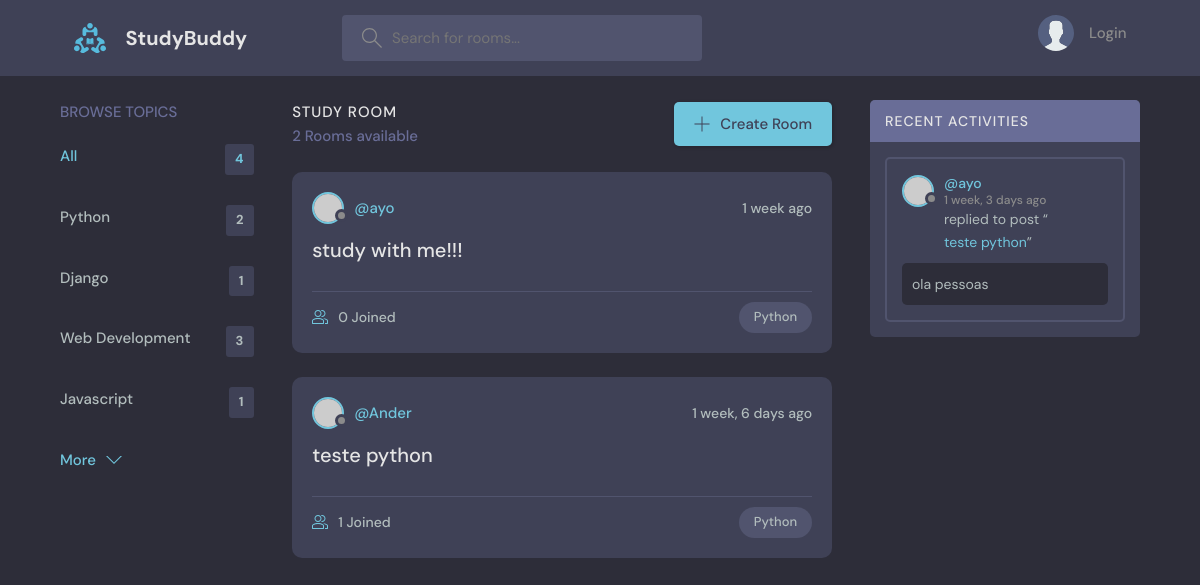
Page /?q=Python on the earlier database version.
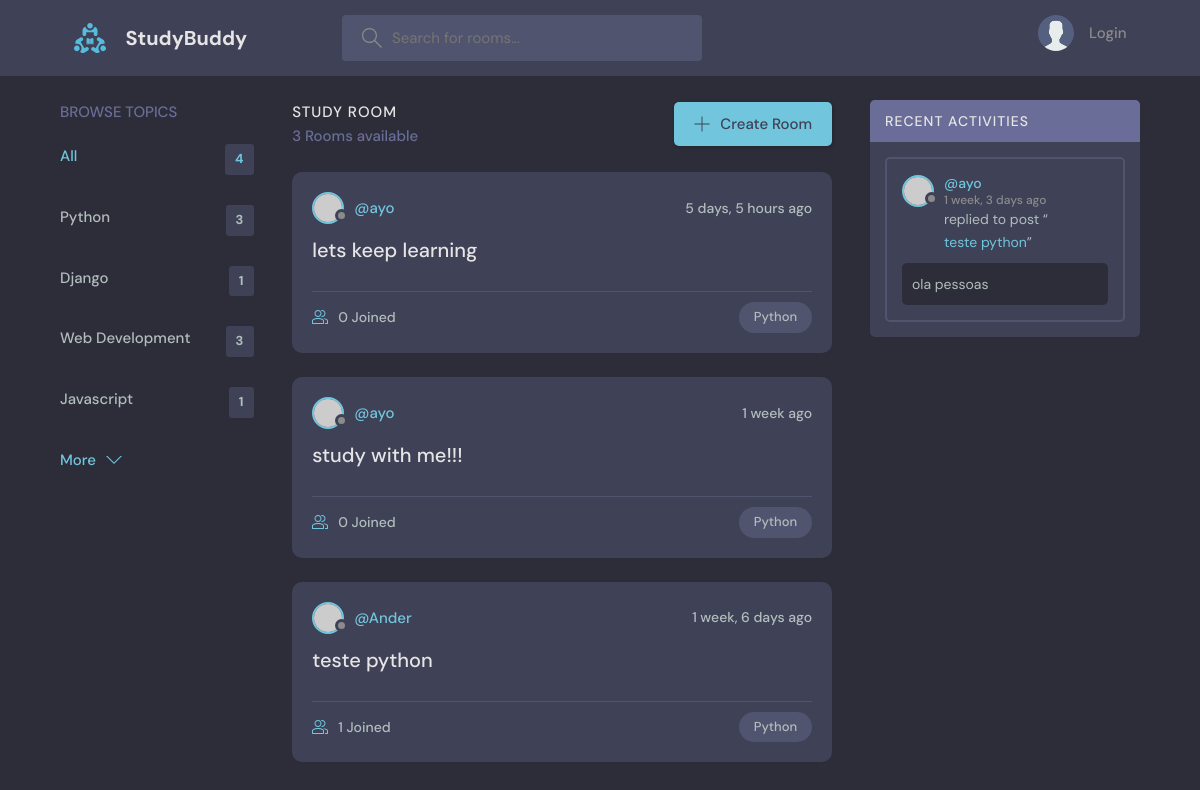
Same page on the later database version.
### base/models.py (models this page shows, shortened)
class Topic(models.Model):
    name = models.CharField(max_length=200)

class Room(models.Model):
    host = models.ForeignKey(User, on_delete=models.SET_NULL, null=True)
    topic = models.ForeignKey(Topic, on_delete=models.SET_NULL, null=True)
    name = models.CharField(max_length=200)
    description = models.TextField(null=True, blank=True)
    participants = models.ManyToManyField(User, related_name='participants', blank=True)
    update = models.DateTimeField(auto_now=True)
    created = models.DateTimeField(auto_now_add=True)
    class Meta:
        ordering = ['-update', '-created']
    def __str__(self):
        return self.name

class Message(models.Model):
    user = models.ForeignKey(User,on_delete=models.CASCADE)
    room = models.ForeignKey(Room, on_delete=models.CASCADE)
    body = models.TextField()
    update = models.DateTimeField(auto_now=True)
    created = models.DateTimeField(auto_now_add=True)
    class Meta:
        ordering = ['-update', '-created']

### base/views.py (the view)
# urls.py: path('', views.home, name="home"),
def home(request):
    q = request.GET.get('q') if request.GET.get('q') != None else ''
    rooms = Room.objects.filter(
        Q(topic__name__icontains=q) |
        Q(name__icontains=q) |
        Q(description__icontains=q)
        )
    topics = Topic.objects.all()
    room_count =  rooms.count()
    room_messages = Message.objects.filter(Q(room__topic__name__icontains=q))
    context = {'rooms': rooms,'topics': topics,'room_count': room_count,
               'room_messages': room_messages}
    return render(request, 'base/home.html', context)

### base/templates/base/home.html (shortened to what this page needs)
{% extends "main.html" %}
{% block content %}
<main class="layout layout--3">
  <div class="container">
    {% include 'base/topics_component.html' %}
    <div class="roomList">
      <div class="roomList__header">
        <div>
          <h2>Study Room</h2>
          <p>{{room_count}} Rooms available</p>
        </div>
        <a class="btn btn--main" href="{% url 'create-room' %}">
          <svg version="1.1" xmlns="http://www.w3.org/2000/svg" width="32" height="32"
               viewBox="0 0 32 32">
            <title>add</title>
            <path
                  d="M16.943 0.943h-1.885v14.115h-14.115v1.885h14.115v14.115h1.885v-14.115h14.115v-1.885h-14.115v-14.115z">
            </path>
          </svg>
          Create Room
        </a>
      </div>
      {% include 'base/feed_component.html' %}
    </div>
    {% include 'base/activity_component.html' %}
  </div>
</main>
{% endblock content %}

### base/templates/base/topics_component.html
<div class="topics">
  <div class="topics__header">
    <h2>Browse Topics</h2>
  </div>
  <ul class="topics__list">
    <li>
      <a href="{% url 'home' %}" class="active">All <span>{{topics.count}}</span></a>
    </li>
    {% for topic in topics %}
    <li>
      <a href="{% url 'home' %}?q={{topic.name}}">{{topic.name}}
        <span>{{topic.room_set.all.count}}</span></a>
    </li>
    {% endfor %}
  </ul>
  <a class="btn btn--link" href="{% url 'topics' %}">
    More
    <svg version="1.1" xmlns="http://www.w3.org/2000/svg" width="32" height="32"
         viewBox="0 0 32 32">
      <title>chevron-down</title>
      <path d="M16 21l-13-13h-3l16 16 16-16h-3l-13 13z"></path>
    </svg>
  </a>
</div>

### base/templates/base/feed_component.html (shortened to what this page needs)
{% for room in rooms %}
<div class="roomListRoom">
  <div class="roomListRoom__header">
    <a
      href="{% url 'user-profile' room.host.id %}"
      class="roomListRoom__author"
    >
      <div class="avatar avatar--small">
        <img src="https://randomuser.me/api/portraits/women/11.jpg" />
      </div>
      <span>@{{room.host.username}}</span>
    </a>
    <div class="roomListRoom__actions">
      <span>{{room.created|timesince}} ago</span>
    </div>
  </div>
  <div class="roomListRoom__content">
    <a href="{% url 'room' room.id %}">{{room.name}}</a>
  </div>
  <div class="roomListRoom__meta">
    <a href="{% url 'room' room.id %}" class="roomListRoom__joined">
      {{room.participants.all.count}} Joined
    </a>
    <p class="roomListRoom__topic">{{room.topic.name}}</p>
  </div>
</div>
{% endfor %}

### base/templates/base/activity_component.html (shortened to what this page needs)
<div class="activities">
  <div class="activities__header">
    <h2>Recent Activities</h2>
  </div>
  {% for message in room_messages %}
  <div class="activities__box">
    <div class="activities__boxHeader roomListRoom__header">
      <a
        href="{% url 'user-profile' message.user.id %}"
        class="roomListRoom__author"
      >
        <div class="avatar avatar--small">
          <img src="https://randomuser.me/api/portraits/women/11.jpg" />
        </div>
        <p>
          @{{message.user}}
          <span>{{message.created|timesince}} ago</span>
        </p>
      </a>
    </div>
    <div class="activities__boxContent">
      <p>
        replied to post “<a href="{% url 'room' message.room.id %}"
          >{{message.room}}</a
        >”
      </p>
      <div class="activities__boxRoomContent">{{message.body}}</div>
    </div>
  </div>
  {% endfor %}
</div>

Differences in the rows shown:
computed for Topic "Python": room_set.all.count "2" → "3"
added Room: host.username "ayo", created "5 days, 5 hours", name "lets keep learning", participants.all.count "0", topic.name "Python"
Other differences:
{{ room_count }}: "2" → "3"
